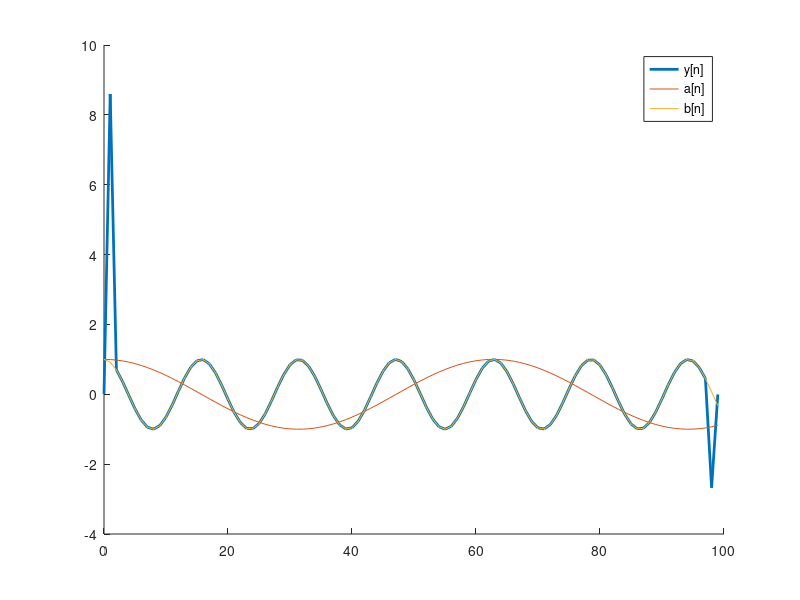

Write MATLAB code to recreate this figure.
pkg load signal;

clear all;

n = [0:99];
zi = [0 0];
a = cos(0.1*n);
b = cos(0.4*n);
h = [-6.76195 13.456335 -6.76195];
y = filtfilt(h, 1, a + b);
figure(1);
hold on;
plot(n, y, 'LineWidth', 2);
plot(n, a, n, b);
legend('y[n]', 'a[n]', 'b[n]');
hold off;
print -depslatex "-S800,600" "highpassFilterExample2.tex"
